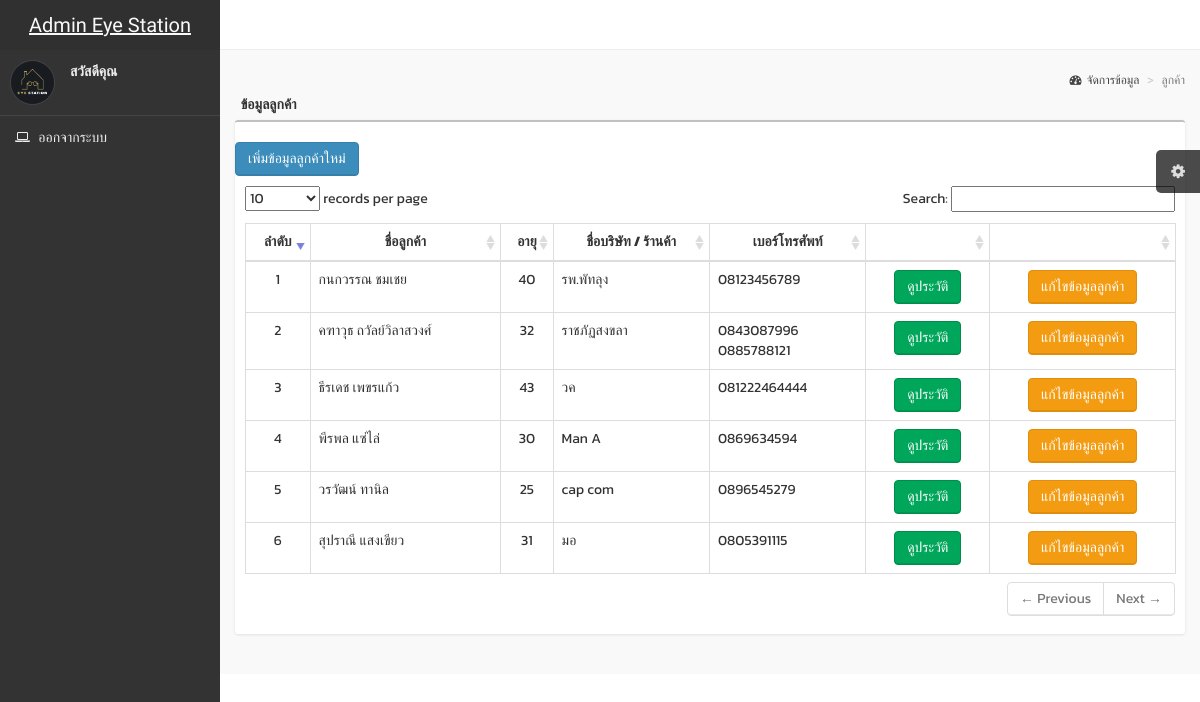
Screenshot of /admin/customer.php with the database file from the repository.
### tables this page shows
CREATE TABLE `customer` (
  `id_cus` int(10) NOT NULL,
  `name_cus` varchar(100) NOT NULL,
  `age` varchar(5) NOT NULL,
  `tel` varchar(50) NOT NULL,
  `address` varchar(100) NOT NULL,
  `email` varchar(50) NOT NULL,
  `company` varchar(50) NOT NULL,
  `r_old` varchar(30) NOT NULL,
  `pdr_old` varchar(5) NOT NULL,
  `l_old` varchar(30) NOT NULL,
  `pdl_old` varchar(5) NOT NULL
);

### admin/customer.php (the view, shortened to what this page needs)
<!DOCTYPE html>
<html>
    <head>
        <link href=".css/bootstrap.min.css" rel="stylesheet" type="text/css" />
        <link href="css/font-awesome.min.css" rel="stylesheet" type="text/css" />
        <link href="css/ionicons.min.css" rel="stylesheet" type="text/css" />
        <link href="css/morris/morris.css" rel="stylesheet" type="text/css" />
        <link href="css/AdminLTE.css" rel="stylesheet" type="text/css" />
        <link href="css/datatables/dataTables.bootstrap.css" rel="stylesheet" type="text/css" />
        <link rel="stylesheet" href="https://maxcdn.bootstrapcdn.com/bootstrap/3.4.1/css/bootstrap.min.css">
    </head>
    <body class="skin-black">
        <?php include "header.php"; ?>
        <div class="wrapper row-offcanvas row-offcanvas-left">
            <?php include "menu.php"; ?>
            <aside class="right-side">
                <section class="content-header">
                    <ol class="breadcrumb">
                        <li><a href="#"><i class="fa fa-dashboard"></i>จัดการข้อมูล</a></li>
                        <li class="active">ลูกค้า</li>
                    </ol>
                </section>
              <section class="content">
                    <div class="row">
                        <div class="col-xs-12">
                            <label>&nbsp;&nbsp;ข้อมูลลูกค้า</label>
                            <div class="box">
                                <br>
                                 <th width="150" colspan="3" ><a
                                href="insert_customer1.php"><button type="button" class="btn btn-primary">เพิ่มข้อมูลลูกค้าใหม่</button></a></th>
                                <div class="box-body table-responsive">
                                    <table id="example2" class="table table-bordered table-hover">
                                    <thead>
                                    <tr>
                                <th><center>ลำดับ</center></th>
                                <th><center>ชื่อลูกค้า</center></th>
                                <th><center>อายุ</center></th>
                                <th><center>ชื่อบริษัท / ร้านค้า</center></th>
                                <th><center>เบอร์โทรศัพท์</center></th>
                                <th ><center></center></th>
                                <th ><center></center></th>
                                </tr>
                                </thead>
            <?php
                include "../server.php";
                $sql = "SELECT * FROM customer order by name_cus asc";
                $i = 1;
                $query = mysqli_query($objCon,$sql);
                while($result=mysqli_fetch_array($query,MYSQLI_ASSOC))
            {
            ?>
                <tr>
                                <td><center><?php echo $i;?><center></td>
                                <td><?php echo $result["name_cus"]; ?></td>
                                <td><center><?php echo $result["age"]; ?></center></td>
                                <td><?php echo $result["company"] ;?></td>
                                <td ><?php echo str_replace(",", "<br>", $result["tel"]); ?></td>
            <td align="center"><a href="show_cus.php?cus=<?php echo $result["id_cus"];?>&&namecus=<?php echo $result["name_cus"];?>&agecus=<?php echo $result["year_birthdate"];?>"><button type="button" class="btn btn-success">ดูประวัติ</button></a></td>
            <td align="center"><a href="edit_cus1.php?cus=<?php echo $result["id_cus"];?>"><button type="button" class="btn btn-warning">แก้ไขข้อมูลลูกค้า</button></a></td>
            </tr>
            <?php
                $i++;
            }
            ?>
                        </div>
                    </div>
                </section>
            </aside>
        </div>
    </body>
</html>

### admin/header.php (shortened to what this page needs)
<link href="./css/font-awesome.min.css" rel="stylesheet" type="text/css" />
<link href="./css/ionicons.min.css" rel="stylesheet" type="text/css" />
<link href="./css/morris/morris.css" rel="stylesheet" type="text/css" />
<link href="./css/AdminLTE.css" rel="stylesheet" type="text/css" />
<link href="./css/datatables/dataTables.bootstrap.css" rel="stylesheet" type="text/css" />
<link rel="stylesheet" href="https://maxcdn.bootstrapcdn.com/bootstrap/3.4.1/css/bootstrap.min.css">
<link rel="stylesheet" href="https://cdnjs.cloudflare.com/ajax/libs/font-awesome/4.7.0/css/font-awesome.min.css">
<header class="header">
    <a href="index.php" class="logo">
        Admin Eye Station
    </a>
    <nav class="navbar navbar-static-top" role="navigation">
        <a href="#" class="navbar-btn sidebar-toggle" data-toggle="offcanvas" role="button"></a>
    </nav>
</header>
<body class="skin-black">

### admin/menu.php (shortened to what this page needs)
<div class="left-side sidebar-offcanvas">
<section class="sidebar">
    <div class="user-panel">
        <div class="pull-left image">
            <img src="img/eye.jpg" class="img-circle" alt="User Image" />
        </div>
        <div class="pull-left info">
            <p>สวัสดีคุณ <?php echo $name; ?> </br></p>
        </div>
    </div>
    <ul class="sidebar-menu">
        <li>
            <a href="../logout.php">
                <i class="fa fa-laptop"></i> <span>ออกจากระบบ</span>
            </a>
        </li>
        </div>

### admin/customer.php (style rules this page uses)
body { font-family: 'Athiti', sans-serif; font-family: 'Kanit', sans-serif; }

### admin/header.php (style rules this page uses)
body { font-family: 'Athiti', sans-serif; font-family: 'Kanit', sans-serif; }
table th { text-align: center; }

### admin/menu.php (style rules this page uses)
body { font-family: 'Athiti', sans-serif; font-family: 'Kanit', sans-serif; }

### rows the page displays
customer: name_cus "กนกวรรณ ชมเชย", age "40", company "รพ.พัทลุง", tel "08123456789"
customer: name_cus "คฑาวุธ ถวัลย์วิลาสวงศ์", age "32", company "ราชภัฏสงขลา", tel "0843087996 0885788121"
customer: name_cus "ธีรเดช เพขรแก้ว", age "43", company "วค", tel "081222464444"
customer: name_cus "พีรพล แซ่ไล่", age "30", company "Man A", tel "0869634594"
customer: name_cus "วรวัฒน์ ทานิล", age "25", company "cap com", tel "0896545279"
customer: name_cus "สุปราณี แสงเขียว", age "31", company "มอ", tel "0805391115"
